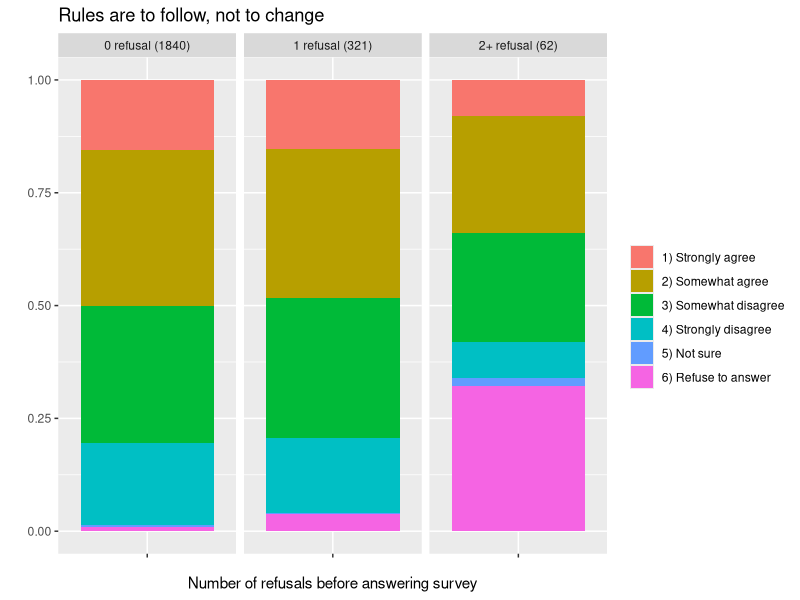
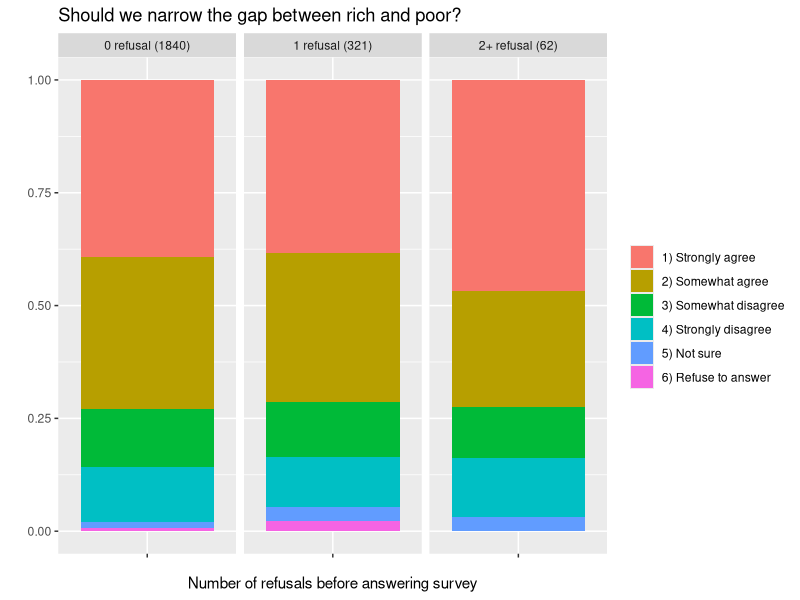
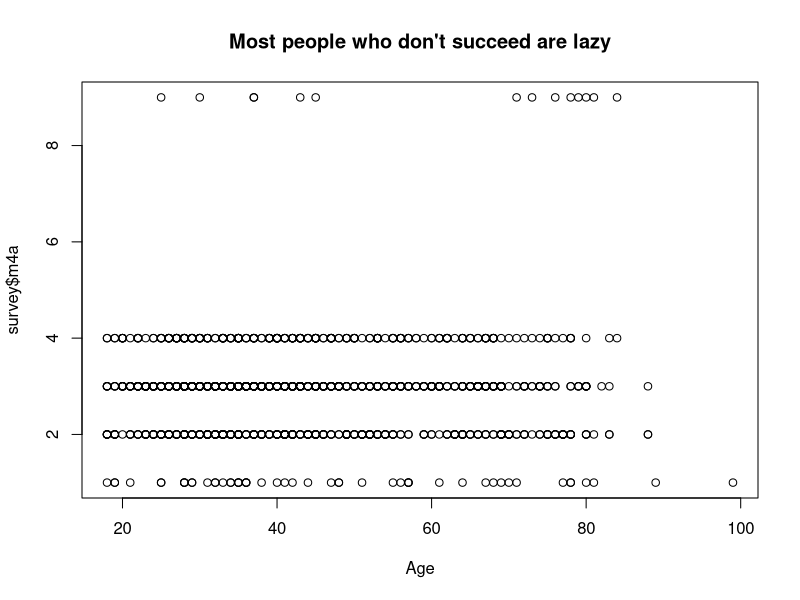

Source code (R) for these figures, in order:
## ---- chunk 1
survey <- read.table(file="data3.txt", sep=",", header=T)
sum(survey$rcnt==0)
sum(survey$rcnt>=2)
## ---- chunk 2
library(ggplot2)
library(sqldf)
test <- read.table(file="data3.txt", sep=",", header=T)
test$con2 <- factor(test$con2) # converts to a categorical variable
test$rcnt <- factor(test$rcnt)

test=sqldf("select CASEID,
  CASE WHEN rcnt==0 THEN '0 refusal (1840)'
       WHEN rcnt==1 THEN '1 refusal (321)'
       WHEN rcnt>=2 THEN '2+ refusal (62)'
  END rcnt,
  CASE WHEN con2==1 THEN '1) Strongly agree' 
       WHEN con2==3 THEN '2) Somewhat agree' 
       WHEN con2==5 THEN '3) Somewhat disagree' 
       WHEN con2==7 THEN '4) Strongly disagree' 
       WHEN con2==8 THEN '5) Not sure' 
       WHEN con2==9 THEN '6) Refuse to answer' 
  END con2 from test")

p = ggplot(data=test, aes(x="", stat="bin", fill=con2)) + geom_bar(position="fill")
p = p + ggtitle("Rules are to follow, not to change") + ylab("") + labs(fill='') + xlab("Number of refusals before answering survey")
p = p + facet_grid(facets=. ~ rcnt) # Side by side bar chart
p
## ---- chunk 3
test <- read.table(file="data3.txt", sep=",", header=T)
test$ef5 <- factor(test$ef5) # converts to a categorical variable
test$rcnt <- factor(test$rcnt)

test=sqldf("select CASEID,
  CASE WHEN rcnt==0 THEN '0 refusal (1840)'
       WHEN rcnt==1 THEN '1 refusal (321)'
       WHEN rcnt>=2 THEN '2+ refusal (62)'
  END rcnt,
  CASE WHEN ef5==1 THEN '1) Strongly agree' 
       WHEN ef5==3 THEN '2) Somewhat agree' 
       WHEN ef5==5 THEN '3) Somewhat disagree' 
       WHEN ef5==7 THEN '4) Strongly disagree' 
       WHEN ef5==8 THEN '5) Not sure' 
       WHEN ef5==9 THEN '6) Refuse to answer' 
  END ef5 from test")

p = ggplot(data=test, aes(x="", stat="bin", fill=ef5)) + geom_bar(position="fill")
p = p + ggtitle("Should we narrow the gap between rich and poor?") + ylab("") + labs(fill='') + xlab("Number of refusals before answering survey")
p = p + facet_grid(facets=. ~ rcnt) # Side by side bar chart
p
## ---- chunk 4
plot(survey$age, survey$m4a, xlab="Age", main="Most people who don't succeed are lazy")
## ---- chunk 5
table(survey$m4a)
## ---- chunk 6
#split(survey, cut(survey$age, c(18, 28, 38, 48, 58, 68, 78, 88, 150), include.lowest=TRUE))
msurvey <- survey[!is.na(survey$m4a),]
#split(msurvey, cut(msurvey$age, c(18, 28, 38, 48, 58, 68, 78, 88, 150), include.lowest=TRUE))
msurvey[msurvey$age>=18 & msurvey$age<=28 & msurvey$m4a<=2,]
msurvey[msurvey$age>=29 & msurvey$age<=38 & msurvey$m4a<=2,]
msurvey[msurvey$age>=39 & msurvey$age<=48 & msurvey$m4a<=2,]
msurvey[msurvey$age>=49 & msurvey$age<=58 & msurvey$m4a<=2,]
msurvey[msurvey$age>=59 & msurvey$age<=68 & msurvey$m4a<=2,]
msurvey[msurvey$age>=69 & msurvey$age<=78 & msurvey$m4a<=2,]
msurvey[msurvey$age>=79 & msurvey$age<=88 & msurvey$m4a<=2,]
msurvey[msurvey$age>=89 & msurvey$age<=150 & msurvey$m4a<=2,]
## ---- chunk 7
sam_to_resp <- c(444, 606, 466, 259, 221, 159, 52, 16, 
                 213, 320, 256, 148, 136, 95, 28, 2,
                 66, 103, 76, 54, 36, 45, 10, 2) 
colname <- c("18~28", "29~38", "39~48", "49~58", "59~68", "69~78", "79~88", "89+")
rowname <- c("Total Sample", "Respondents", "Respondents who agreed")
age_dist <- matrix(sam_to_resp, nrow=3, ncol=8, byrow=TRUE, dimnames=list(rowname, colname))
age_dist
